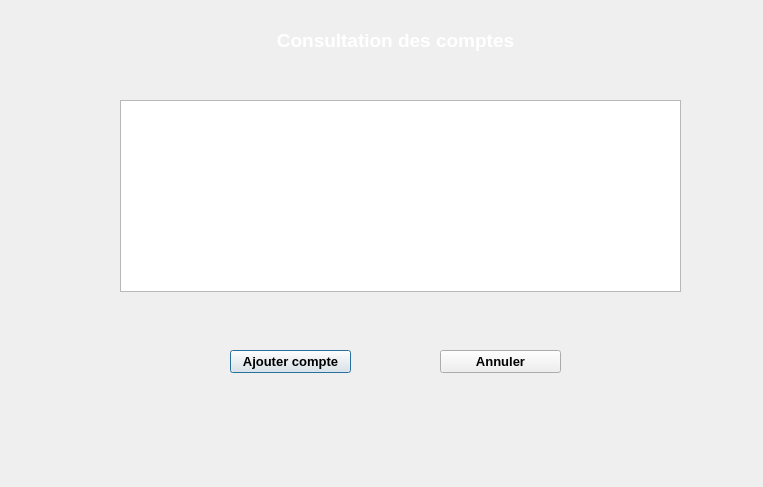
<?xml version="1.0" encoding="UTF-8"?>
<ui version="4.0">
 <class>document_bancaire</class>
 <widget class="QDialog" name="document_bancaire">
  <property name="geometry">
   <rect>
    <x>0</x>
    <y>0</y>
    <width>763</width>
    <height>487</height>
   </rect>
  </property>
  <property name="windowTitle">
   <string>Dialog</string>
  </property>
  <widget class="QPushButton" name="pushButton">
   <property name="geometry">
    <rect>
     <x>230</x>
     <y>350</y>
     <width>121</width>
     <height>23</height>
    </rect>
   </property>
   <property name="font">
    <font>
     <pointsize>10</pointsize>
     <weight>75</weight>
     <bold>true</bold>
    </font>
   </property>
   <property name="text">
    <string>Ajouter compte</string>
   </property>
  </widget>
  <widget class="QTableView" name="tableView">
   <property name="geometry">
    <rect>
     <x>120</x>
     <y>100</y>
     <width>561</width>
     <height>192</height>
    </rect>
   </property>
  </widget>
  <widget class="QLabel" name="label">
   <property name="geometry">
    <rect>
     <x>270</x>
     <y>20</y>
     <width>251</width>
     <height>41</height>
    </rect>
   </property>
   <property name="text">
    <string>&lt;!DOCTYPE HTML PUBLIC &quot;-//W3C//DTD HTML 4.0//EN&quot; &quot;http://www.w3.org/TR/REC-html40/strict.dtd&quot;&gt;
&lt;html&gt;&lt;head&gt;&lt;meta name=&quot;qrichtext&quot; content=&quot;1&quot; /&gt;&lt;style type=&quot;text/css&quot;&gt;
p, li { white-space: pre-wrap; }
&lt;/style&gt;&lt;/head&gt;&lt;body style=&quot; font-family:'MS Shell Dlg 2'; font-size:8.25pt; font-weight:400; font-style:normal;&quot;&gt;
&lt;p align=&quot;center&quot; style=&quot; margin-top:0px; margin-bottom:0px; margin-left:0px; margin-right:0px; -qt-block-indent:0; text-indent:0px;&quot;&gt;&lt;span style=&quot; font-size:14pt; font-weight:600; color:#ffffff;&quot;&gt;Consultation des comptes&lt;/span&gt;&lt;/p&gt;&lt;/body&gt;&lt;/html&gt;</string>
   </property>
  </widget>
  <widget class="QPushButton" name="pushButton_2">
   <property name="geometry">
    <rect>
     <x>440</x>
     <y>350</y>
     <width>121</width>
     <height>23</height>
    </rect>
   </property>
   <property name="font">
    <font>
     <pointsize>10</pointsize>
     <weight>75</weight>
     <bold>true</bold>
    </font>
   </property>
   <property name="text">
    <string>Annuler</string>
   </property>
  </widget>
  <widget class="QLabel" name="label_7">
   <property name="geometry">
    <rect>
     <x>-60</x>
     <y>-10</y>
     <width>841</width>
     <height>511</height>
    </rect>
   </property>
   <property name="text">
    <string/>
   </property>
   <property name="pixmap">
    <pixmap resource="Images.qrc">:/Arriere/images/1533698_1434101263485693_542051900_n.jpg</pixmap>
   </property>
  </widget>
  <widget class="QLabel" name="label_8">
   <property name="geometry">
    <rect>
     <x>-20</x>
     <y>-20</y>
     <width>781</width>
     <height>511</height>
    </rect>
   </property>
   <property name="text">
    <string/>
   </property>
   <property name="pixmap">
    <pixmap>../../icone/business-finance-background-27251450.jpg</pixmap>
   </property>
  </widget>
  <widget class="QLabel" name="label_9">
   <property name="geometry">
    <rect>
     <x>-10</x>
     <y>0</y>
     <width>771</width>
     <height>511</height>
    </rect>
   </property>
   <property name="text">
    <string/>
   </property>
   <property name="pixmap">
    <pixmap>../finance_vf-build-desktop-Qt_4_8_1_for_Desktop_-_MinGW__Qt_SDK__Debug/business-finance-background-27251450.jpg</pixmap>
   </property>
  </widget>
  <zorder>label_9</zorder>
  <zorder>label_8</zorder>
  <zorder>label_7</zorder>
  <zorder>pushButton</zorder>
  <zorder>tableView</zorder>
  <zorder>label</zorder>
  <zorder>pushButton_2</zorder>
 </widget>
 <resources>
  <include location="Images.qrc"/>
 </resources>
 <connections/>
</ui>
